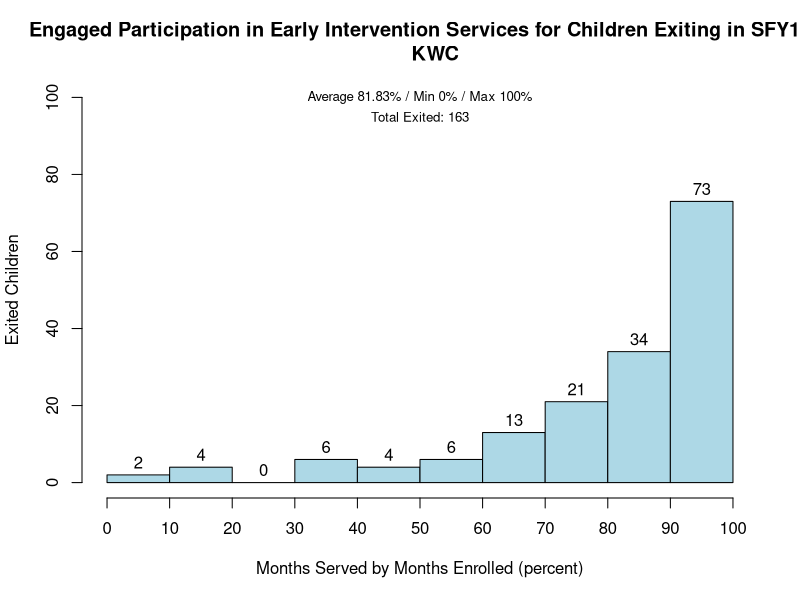

Recreate this plot in R.
#KWC

data_2013=read.csv("2013_all_providers.csv",header=TRUE)
data_2013[is.na(data_2013)] <- 0
head(data_2013)
str(data_2013)
names(data_2013)
typeof(data_2013)

provider <- split(data_2013, data_2013$Provider)
data_2013[is.na(data_2013)] <- 0
hist(provider$KWC$Percentage, breaks=10,
     #probability = TRUE,
     col="lightblue",
     labels=TRUE,
     ylim=c(0, 100),
     xlab="Months Served by Months Enrolled (percent)",
     ylab="Exited Children",
     main="Engaged Participation in Early Intervention Services for Children Exiting in SFY13
     KWC",
     xaxt='n')
axis(side=1, at=seq(0,100, 10),
     text(50, 100, "Average 81.83% / Min 0% / Max 100%",
          cex = .8))
text(50, 95, "Total Exited: 163",
     cex = .8)


#Normal Distribution
mean(provider$KWC$Percentage)
sd(provider$DDIV$Percentage)
min(provider$KWC$Percentage)
max(provider$DDIV$Percentage)